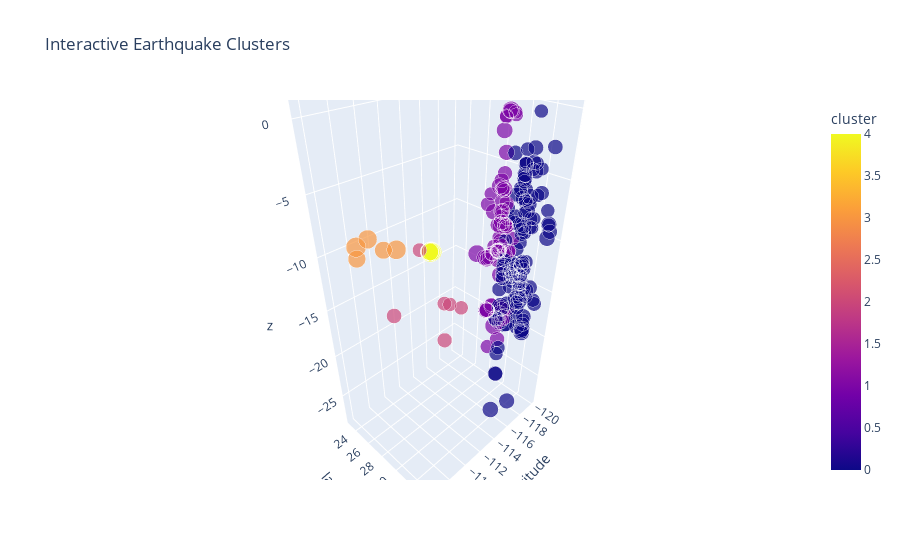

The code cell stored with this chart in its notebook:
### Code cell
visualize_3d(data)

### Figure 1 — Plotly figure (JSON) as saved in the notebook; plotly's stock layout.template omitted (floating-point values rounded to 4 significant figures; data arrays with more than 128 entries replaced by an {"elided": "..."} marker saying what was removed)
{"data": [{"customdata": {"elided": "224x2 str values"}, "hovertemplate": "longitude=%{x}<br>latitude=%{y}<br>z=%{z}<br>mag=%{marker.size}<br>id=%{customdata[0]}<br>place=%{customdata[1]}<br>cluster=%{marker.color}<extra></extra>", "legendgroup": "", "marker": {"color": {"elided": "224 int values"}, "coloraxis": "coloraxis", "size": {"elided": "224 float values"}, "sizemode": "area", "sizeref": 0.014, "symbol": "circle"}, "mode": "markers", "name": "", "scene": "scene", "showlegend": false, "type": "scatter3d", "x": {"elided": "224 float values"}, "y": {"elided": "224 float values"}, "z": {"elided": "224 float values"}}], "layout": {"coloraxis": {"colorbar": {"title": {"text": "cluster"}}, "colorscale": [[0, "#0d0887"], [0.1111, "#46039f"], [0.2222, "#7201a8"], [0.3333, "#9c179e"], [0.4444, "#bd3786"], [0.5556, "#d8576b"], [0.6667, "#ed7953"], [0.7778, "#fb9f3a"], [0.8889, "#fdca26"], [1, "#f0f921"]]}, "legend": {"itemsizing": "constant", "tracegroupgap": 0}, "scene": {"aspectmode": "data", "domain": {"x": [0, 1], "y": [0, 1]}, "xaxis": {"title": {"text": "longitude"}}, "yaxis": {"title": {"text": "latitude"}}, "zaxis": {"title": {"text": "z"}}}, "title": {"text": "Interactive Earthquake Clusters"}}}
